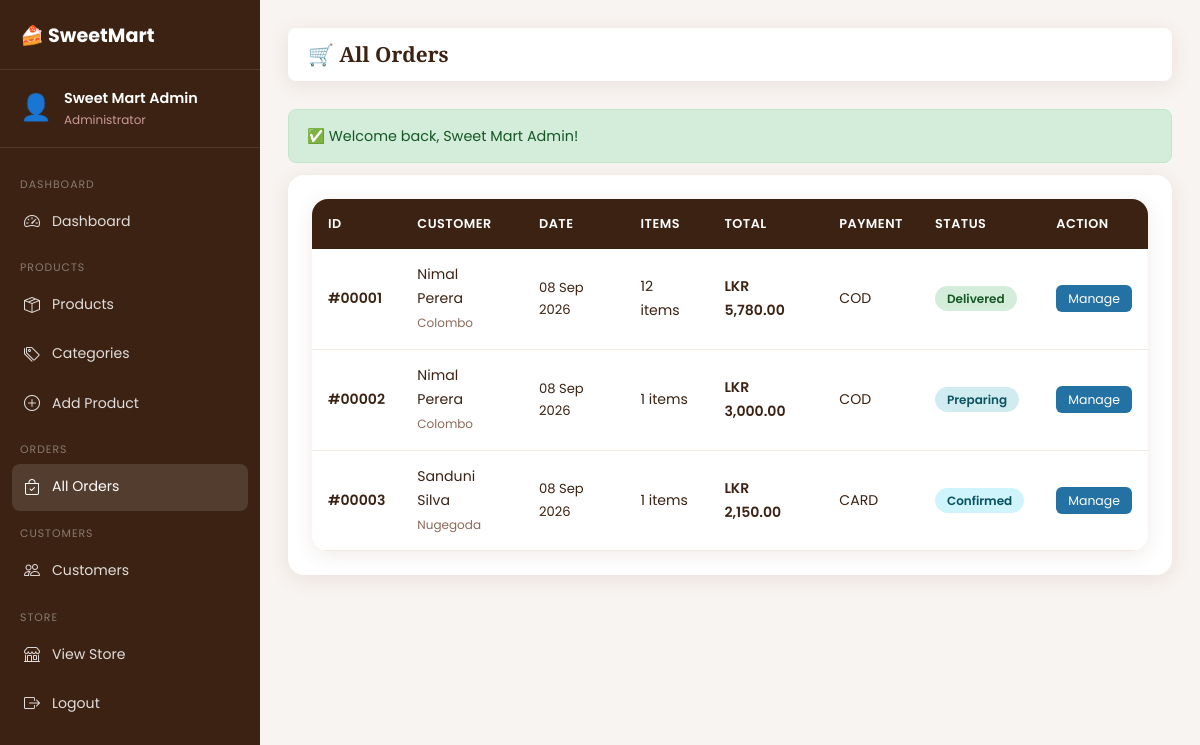
The app's page /admin/orders.php (signed in) with its own data.
### tables this page shows
CREATE TABLE IF NOT EXISTS orders (
    id INT AUTO_INCREMENT PRIMARY KEY,
    user_id INT DEFAULT NULL,
    full_name VARCHAR(100) NOT NULL,
    email VARCHAR(100) NOT NULL,
    phone VARCHAR(20) NOT NULL,
    address TEXT NOT NULL,
    city VARCHAR(50) NOT NULL,
    postal_code VARCHAR(10),
    delivery_date DATE,
    payment_method ENUM('cod','card') DEFAULT 'cod',
    subtotal DECIMAL(10,2) NOT NULL,
    delivery_fee DECIMAL(10,2) NOT NULL DEFAULT 350.00,
    total DECIMAL(10,2) NOT NULL,
    status ENUM('Pending','Confirmed','Preparing','Out for Delivery','Delivered') DEFAULT 'Pending',
    created_at TIMESTAMP DEFAULT CURRENT_TIMESTAMP,
    FOREIGN KEY (user_id) REFERENCES users(id) ON DELETE SET NULL
);

CREATE TABLE IF NOT EXISTS users (
    id INT AUTO_INCREMENT PRIMARY KEY,
    full_name VARCHAR(100) NOT NULL,
    email VARCHAR(100) NOT NULL UNIQUE,
    phone VARCHAR(20),
    shipping_address TEXT DEFAULT NULL,
    billing_address TEXT DEFAULT NULL,
    password VARCHAR(255) NOT NULL,
    password_hash VARCHAR(255) DEFAULT NULL,
    role ENUM('customer','admin') DEFAULT 'customer',
    created_at TIMESTAMP DEFAULT CURRENT_TIMESTAMP
);

### admin/orders.php (the view, shortened to what this page needs)
<?php
require_once __DIR__ . "/../includes/db.php";
require_once __DIR__ . "/../includes/functions.php";
$orders = $conn->query("SELECT o.*,u.full_name AS customer FROM orders o LEFT JOIN users u ON o.user_id=u.id ORDER BY o.created_at DESC");
?>
<!DOCTYPE html><html lang="en"><head>
<link href="https://cdn.jsdelivr.net/npm/bootstrap@5.3.2/dist/css/bootstrap.min.css" rel="stylesheet">
<link href="https://cdn.jsdelivr.net/npm/bootstrap-icons@1.11.1/font/bootstrap-icons.css" rel="stylesheet">
<link rel="stylesheet" href="../assets/css/style.css"><link rel="stylesheet" href="../assets/css/admin.css">
</head><body class="admin-body"><div class="admin-layout">
<?php require __DIR__ . "/../includes/admin_sidebar.php"; ?>
<main class="admin-main">
  <div class="admin-topbar">
    <h2>🛒 All Orders</h2>
  </div>
  <div class="admin-card" style="overflow-x:auto;">
    <table class="admin-table">
      <thead><tr><th>ID</th><th>Customer</th><th>Date</th><th>Items</th><th>Total</th><th>Payment</th><th>Status</th><th>Action</th></tr></thead>
      <tbody>
        <?php while($o=$orders->fetch_assoc()):
          $cnt = $conn->query("SELECT SUM(quantity) FROM order_items WHERE order_id=".$o["id"])->fetch_row()[0];
        ?>
        <tr>
          <td style="font-weight:600;">#<?= str_pad($o["id"],5,"0",STR_PAD_LEFT) ?></td>
          <td><?= clean($o["customer"]??$o["full_name"]) ?><br><span style="font-size:.75rem;color:#8a6a5a;"><?= clean($o["city"]) ?></span></td>
          <td style="font-size:.82rem;"><?= date("d M Y",strtotime($o["created_at"])) ?></td>
          <td><?= $cnt ?> items</td>
          <td style="font-weight:600;"><?= price($o["total"]) ?></td>
          <td><?= strtoupper($o["payment_method"]) ?></td>
          <td><span class="status-badge status-<?= str_replace(" ","",$o["status"]) ?>"><?= $o["status"] ?></span></td>
          <td><a href="order_detail.php?id=<?= $o["id"] ?>" class="btn-admin-info" style="text-decoration:none;color:#fff;border-radius:6px;padding:5px 12px;font-size:.78rem;">Manage</a></td>
        </tr>
        <?php endwhile; ?>
      </tbody>
    </table>
  </div>
</main>
</div>
</body></html>

### assets/css/style.css (style rules this page uses)
:root { --cream:#FFF8F2;--pink:#E8A0A0;--pink-light:#FCE8E8;--brown:#6B3F2A;--brown-dark:#3B2212;--text:#3B2212;--card-bg:#fff;--shadow:0 4px 20px rgba(107,63,42,.10);--radius:16px;--radius-sm:8px; }
* { box-sizing:border-box;margin:0;padding:0; }
body { font-family:'Poppins',sans-serif;background:var(--cream);color:var(--text);line-height:1.7; }
h1,h2,h3,h4,h5 { font-family:'Playfair Display',serif;color:var(--brown-dark); }
a { text-decoration:none;color:inherit; }
.admin-layout { display:flex;min-height:100vh; }
.admin-main { margin-left:260px;flex:1;padding:28px;background:#f8f4f1;min-height:100vh; }
.admin-topbar { display:flex;justify-content:space-between;align-items:center;margin-bottom:28px;background:#fff;border-radius:var(--radius-sm);padding:14px 20px;box-shadow:var(--shadow); }
.admin-table { width:100%;border-collapse:collapse;background:#fff;border-radius:var(--radius);overflow:hidden;box-shadow:var(--shadow); }
.admin-table th { background:var(--brown-dark);color:#fff;padding:14px 16px;font-size:.8rem;font-weight:600;text-transform:uppercase;letter-spacing:.5px; }
.admin-table td { padding:14px 16px;border-bottom:1px solid #f0e8e0;font-size:.88rem; }
.status-badge { border-radius:20px;padding:4px 12px;font-size:.75rem;font-weight:600; }
.status-Confirmed { background:#cff4fc;color:#055160; }
.status-Preparing { background:#d1ecf1;color:#0c5460; }
.status-Delivered { background:#d4edda;color:#155724; }

### assets/css/admin.css (style rules this page uses)
.admin-layout { display:flex;min-height:100vh; }
.admin-topbar h2 { font-size:1.3rem;font-weight:600;margin:0;color:var(--brown-dark,#3B2212); }
.admin-card { background:#fff;border-radius:16px;box-shadow:0 4px 20px rgba(107,63,42,.10);padding:24px; }
.btn-admin-info { background:#2471a3;color:#fff;border:none;border-radius:8px;padding:7px 14px;font-size:.82rem;cursor:pointer; }

### records on screen
orders: id "00001", user.full_name "Nimal Perera", city "Colombo", created_at "08 Sep 2026", cnt "12", total "LKR 5,780.00", payment_method "COD", status "Delivered"
orders: id "00002", user.full_name "Nimal Perera", city "Colombo", created_at "08 Sep 2026", cnt "1", total "LKR 3,000.00", payment_method "COD", status "Preparing"
orders: id "00003", user.full_name "Sanduni Silva", city "Nugegoda", created_at "08 Sep 2026", cnt "1", total "LKR 2,150.00", payment_method "CARD", status "Confirmed"

### other values on screen
$_SESSION['full_name'] "Sweet Mart Admin"
$icon "✅"
$f['msg'] "Welcome back, Sweet Mart Admin!"
